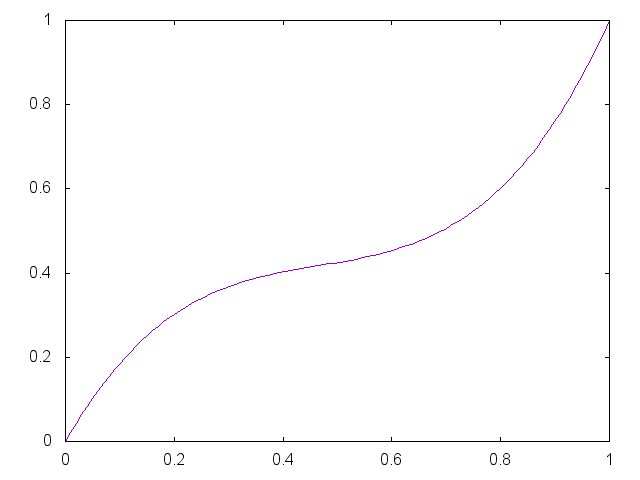

Write the gnuplot code that produced this figure.


set term png

set output "generate/static/generate/bezier-0.75-0.05.png"
plot '-' smooth bezier notitle
0 0
0.33 0.75
0.67 0.05 
1 1
e

reset;
